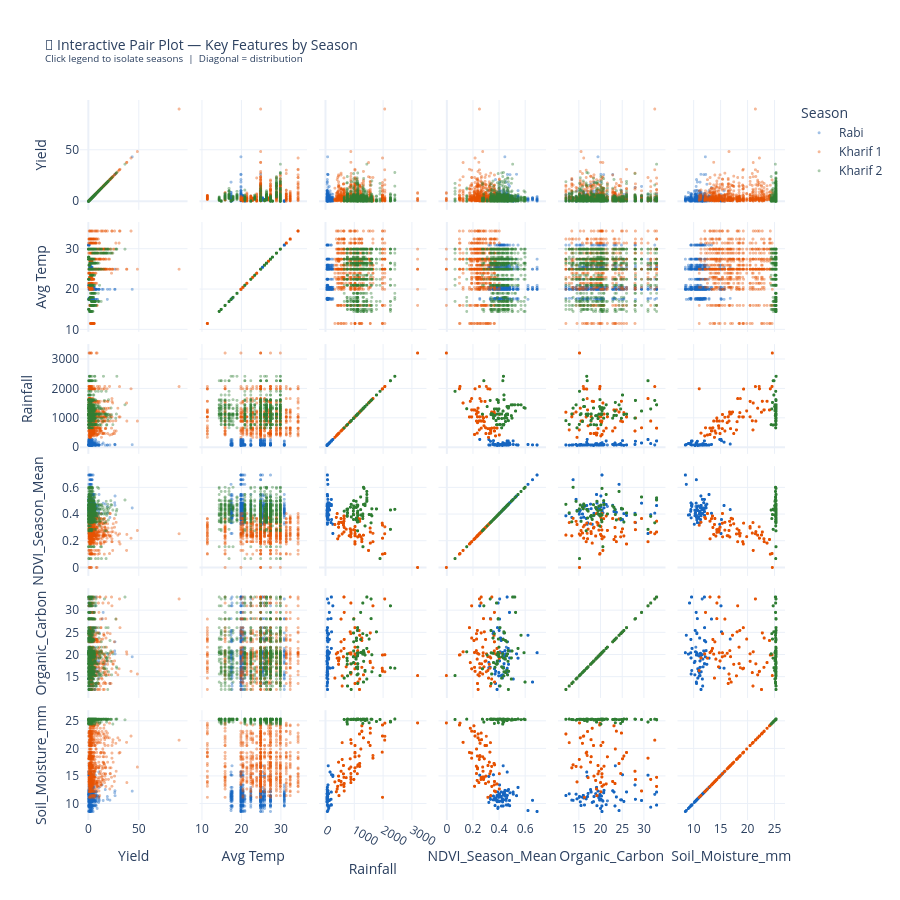

Notebook code for this chart:
### Markdown cell above
---

## 🎯 Visualization 12 — Plotly Interactive: Pair Plot of Key Features
### (Plotly)

### Code cell
pair_vars = ['Yield','Avg Temp','Rainfall','NDVI_Season_Mean','Organic_Carbon','Soil_Moisture_mm']
pair_sample = df.sample(n=2000, random_state=42)[pair_vars + ['Season']]

fig3 = px.scatter_matrix(
    pair_sample,
    dimensions=pair_vars,
    color='Season',
    color_discrete_map={'Rabi': '#1565C0', 'Kharif 1': '#E65100', 'Kharif 2': '#2E7D32'},
    opacity=0.4,
    title='🎯 Interactive Pair Plot — Key Features by Season<br>'
          '<sup>Click legend to isolate seasons  |  Diagonal = distribution</sup>'
)
fig3.update_traces(marker=dict(size=3), diagonal_visible=True)
fig3.update_layout(height=900, template='plotly_white', title_font_size=14)
fig3.write_html('viz12_pairplot.html')
fig3.show()

print("""
📌 Interpretation:
   The scatter matrix enables simultaneous examination of all pairwise feature
   relationships. Clear patterns emerge:
   • NDVI × Yield: moderate positive correlation for all seasons
   • Rainfall × Avg Temp: season separation is clear (Kharif = hot & wet; Rabi = cool & dry)
   • Organic Carbon × Soil Moisture: positively linked, both promote yield

🔗 Business Relevance:
   Pair plots guide feature selection for machine learning models. Strongly correlated
   feature pairs (like NDVI and EVI) should be addressed via dimensionality reduction
   to avoid model overfitting.
""")

### Figure 1 — Plotly figure (JSON) as saved in the notebook; plotly's stock layout.template omitted (floating-point values rounded to 4 significant figures; data arrays with more than 128 entries replaced by an {"elided": "..."} marker saying what was removed)
{"data": [{"diagonal": {"visible": true}, "dimensions": [{"axis": {"matches": true}, "label": "Yield", "values": {"elided": "575 float values"}}, {"axis": {"matches": true}, "label": "Avg Temp", "values": {"elided": "575 float values"}}, {"axis": {"matches": true}, "label": "Rainfall", "values": {"elided": "575 float values"}}, {"axis": {"matches": true}, "label": "NDVI_Season_Mean", "values": {"elided": "575 float values"}}, {"axis": {"matches": true}, "label": "Organic_Carbon", "values": {"elided": "575 float values"}}, {"axis": {"matches": true}, "label": "Soil_Moisture_mm", "values": {"elided": "575 float values"}}], "hovertemplate": "Season=Rabi<br>%{xaxis.title.text}=%{x}<br>%{yaxis.title.text}=%{y}<extra></extra>", "legendgroup": "Rabi", "marker": {"color": "#1565C0", "opacity": 0.4, "size": 3, "symbol": "circle"}, "name": "Rabi", "showlegend": true, "type": "splom"}, {"diagonal": {"visible": true}, "dimensions": [{"axis": {"matches": true}, "label": "Yield", "values": {"elided": "666 float values"}}, {"axis": {"matches": true}, "label": "Avg Temp", "values": {"elided": "666 float values"}}, {"axis": {"matches": true}, "label": "Rainfall", "values": {"elided": "666 float values"}}, {"axis": {"matches": true}, "label": "NDVI_Season_Mean", "values": {"elided": "666 float values"}}, {"axis": {"matches": true}, "label": "Organic_Carbon", "values": {"elided": "666 float values"}}, {"axis": {"matches": true}, "label": "Soil_Moisture_mm", "values": {"elided": "666 float values"}}], "hovertemplate": "Season=Kharif 1<br>%{xaxis.title.text}=%{x}<br>%{yaxis.title.text}=%{y}<extra></extra>", "legendgroup": "Kharif 1", "marker": {"color": "#E65100", "opacity": 0.4, "size": 3, "symbol": "circle"}, "name": "Kharif 1", "showlegend": true, "type": "splom"}, {"diagonal": {"visible": true}, "dimensions": [{"axis": {"matches": true}, "label": "Yield", "values": {"elided": "759 float values"}}, {"axis": {"matches": true}, "label": "Avg Temp", "values": {"elided": "759 float values"}}, {"axis": {"matches": true}, "label": "Rainfall", "values": {"elided": "759 float values"}}, {"axis": {"matches": true}, "label": "NDVI_Season_Mean", "values": {"elided": "759 float values"}}, {"axis": {"matches": true}, "label": "Organic_Carbon", "values": {"elided": "759 float values"}}, {"axis": {"matches": true}, "label": "Soil_Moisture_mm", "values": {"elided": "759 float values"}}], "hovertemplate": "Season=Kharif 2<br>%{xaxis.title.text}=%{x}<br>%{yaxis.title.text}=%{y}<extra></extra>", "legendgroup": "Kharif 2", "marker": {"color": "#2E7D32", "opacity": 0.4, "size": 3, "symbol": "circle"}, "name": "Kharif 2", "showlegend": true, "type": "splom"}], "layout": {"dragmode": "select", "height": 900, "legend": {"title": {"text": "Season"}, "tracegroupgap": 0}, "title": {"font": {"size": 14}, "text": "🎯 Interactive Pair Plot — Key Features by Season<br><sup>Click legend to isolate seasons  |  Diagonal = distribution</sup>"}}}
